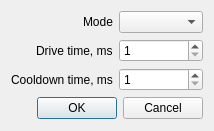
<?xml version="1.0" encoding="UTF-8"?>
<ui version="4.0">
 <class>ExpansionHeader</class>
 <widget class="QDialog" name="ExpansionHeader">
  <property name="geometry">
   <rect>
    <x>0</x>
    <y>0</y>
    <width>214</width>
    <height>131</height>
   </rect>
  </property>
  <property name="windowTitle">
   <string>Expansion Header</string>
  </property>
  <layout class="QGridLayout" name="gridLayout_3">
   <item row="0" column="0" alignment="Qt::AlignRight">
    <widget class="QLabel" name="label">
     <property name="text">
      <string>Mode</string>
     </property>
    </widget>
   </item>
   <item row="0" column="1">
    <widget class="QComboBox" name="modeBox"/>
   </item>
   <item row="1" column="0" alignment="Qt::AlignRight">
    <widget class="QLabel" name="Param1Label">
     <property name="text">
      <string>Drive time, ms</string>
     </property>
    </widget>
   </item>
   <item row="1" column="1">
    <widget class="QSpinBox" name="Param1">
     <property name="minimum">
      <number>1</number>
     </property>
     <property name="maximum">
      <number>255</number>
     </property>
    </widget>
   </item>
   <item row="2" column="0" alignment="Qt::AlignRight">
    <widget class="QLabel" name="Param2Label">
     <property name="text">
      <string>Cooldown time, ms</string>
     </property>
    </widget>
   </item>
   <item row="2" column="1">
    <widget class="QSpinBox" name="Param2">
     <property name="minimum">
      <number>1</number>
     </property>
     <property name="maximum">
      <number>255</number>
     </property>
    </widget>
   </item>
   <item row="3" column="0" colspan="2">
    <widget class="QDialogButtonBox" name="buttonBox">
     <property name="orientation">
      <enum>Qt::Horizontal</enum>
     </property>
     <property name="standardButtons">
      <set>QDialogButtonBox::Cancel|QDialogButtonBox::Ok</set>
     </property>
    </widget>
   </item>
  </layout>
 </widget>
 <resources/>
 <connections>
  <connection>
   <sender>buttonBox</sender>
   <signal>accepted()</signal>
   <receiver>ExpansionHeader</receiver>
   <slot>accept()</slot>
   <hints>
    <hint type="sourcelabel">
     <x>248</x>
     <y>254</y>
    </hint>
    <hint type="destinationlabel">
     <x>157</x>
     <y>274</y>
    </hint>
   </hints>
  </connection>
  <connection>
   <sender>buttonBox</sender>
   <signal>rejected()</signal>
   <receiver>ExpansionHeader</receiver>
   <slot>reject()</slot>
   <hints>
    <hint type="sourcelabel">
     <x>316</x>
     <y>260</y>
    </hint>
    <hint type="destinationlabel">
     <x>286</x>
     <y>274</y>
    </hint>
   </hints>
  </connection>
 </connections>
</ui>
